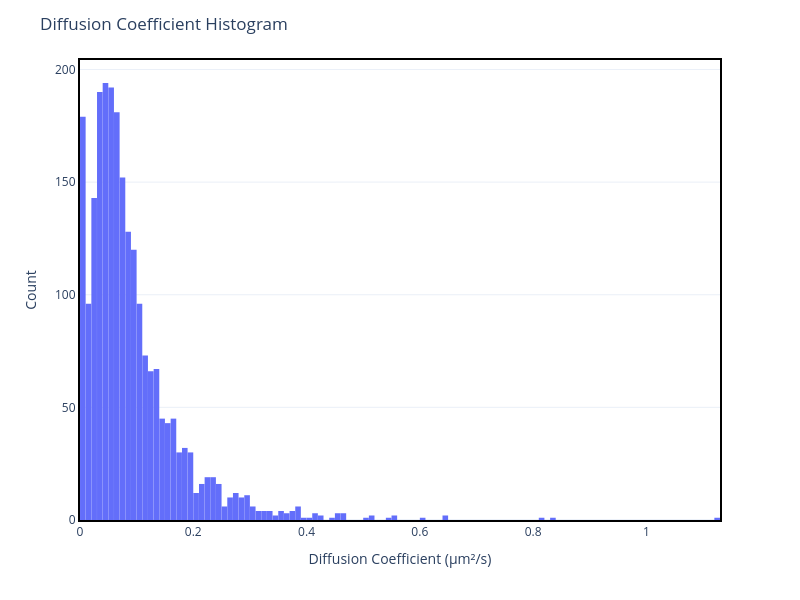
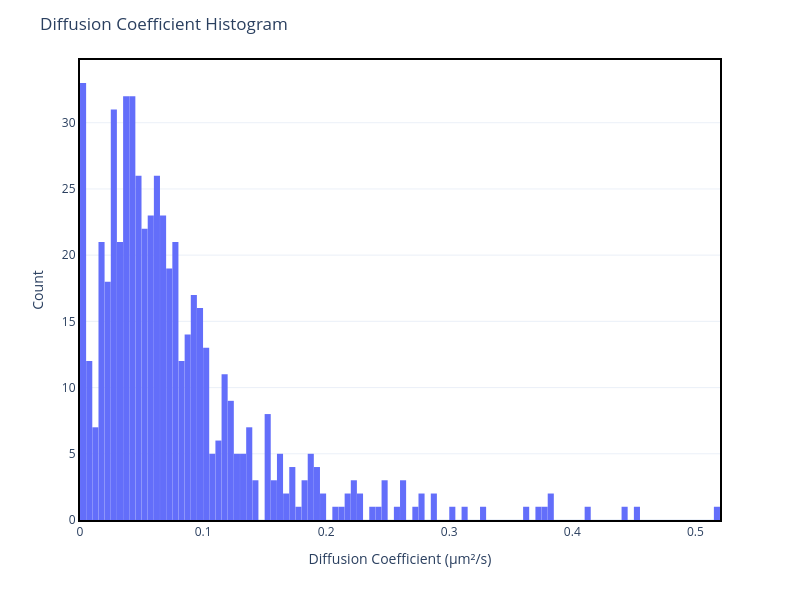
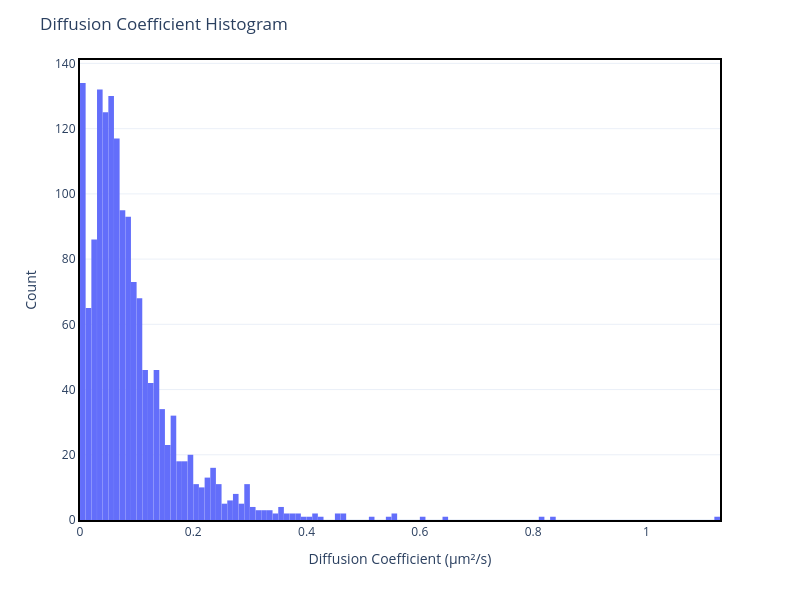
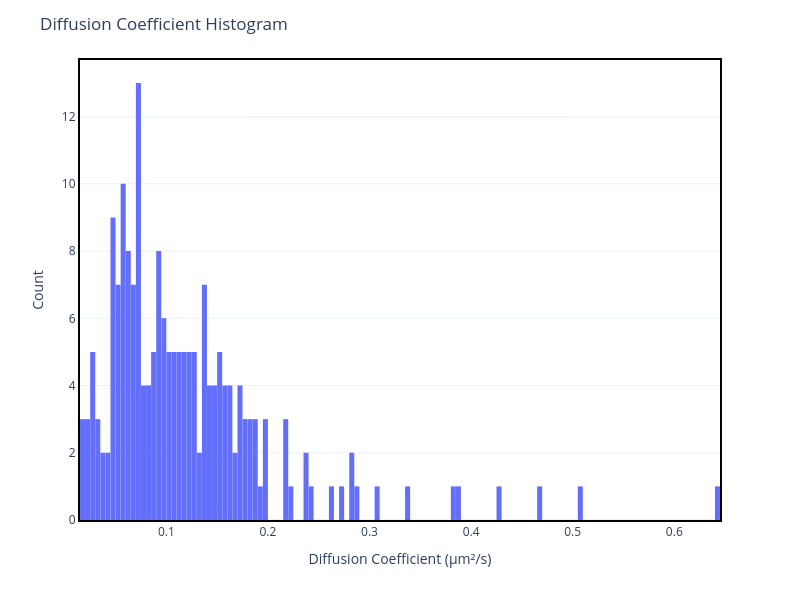

Notebook code for these charts, in order:
### Markdown cell above
### Plot Normal Diffusion Coefficient Histogram

### Code cell
reload_modules()
laf.plotly_plot_diff_coef_hist(df, column='D_Fixed_Alpha', nbins=200)
laf.plotly_plot_diff_coef_hist(df_in, column='D_Fixed_Alpha', nbins=150)
laf.plotly_plot_diff_coef_hist(df_out, column='D_Fixed_Alpha', nbins=150)
laf.plotly_plot_diff_coef_hist(df_cross, column='D_Fixed_Alpha', nbins=150)
# laf.plotly_plot_diff_coef_logloghist(df, column='D_Norm')
# laf.plotly_plot_diff_coef_loglogarea(df, column='D_Norm')

### Figure 1 — Plotly figure (JSON) as saved in the notebook; plotly's stock layout.template omitted (floating-point values rounded to 4 significant figures; data arrays with more than 128 entries replaced by an {"elided": "..."} marker saying what was removed)
{"data": [{"bingroup": "x", "hovertemplate": "x=%{x}<br>count=%{y}<extra></extra>", "legendgroup": "", "marker": {"color": "#636efa", "pattern": {"shape": ""}}, "name": "", "nbinsx": 200, "orientation": "v", "showlegend": false, "type": "histogram", "x": {"elided": "2296 float values"}, "xaxis": "x", "yaxis": "y"}], "layout": {"bargap": 0.01, "barmode": "relative", "height": 600, "legend": {"tracegroupgap": 0}, "margin": {"t": 60}, "showlegend": false, "title": {"text": "Diffusion Coefficient Histogram"}, "width": 800, "xaxis": {"anchor": "y", "domain": [0, 1], "linecolor": "black", "linewidth": 2, "mirror": true, "showline": true, "title": {"text": "Diffusion Coefficient (µm²/s)"}}, "yaxis": {"anchor": "x", "domain": [0, 1], "linecolor": "black", "linewidth": 2, "mirror": true, "showline": true, "title": {"text": "Count"}}}}

### Figure 2 — Plotly figure (JSON) as saved in the notebook; plotly's stock layout.template omitted (floating-point values rounded to 4 significant figures; data arrays with more than 128 entries replaced by an {"elided": "..."} marker saying what was removed)
{"data": [{"bingroup": "x", "hovertemplate": "x=%{x}<br>count=%{y}<extra></extra>", "legendgroup": "", "marker": {"color": "#636efa", "pattern": {"shape": ""}}, "name": "", "nbinsx": 150, "orientation": "v", "showlegend": false, "type": "histogram", "x": {"elided": "562 float values"}, "xaxis": "x", "yaxis": "y"}], "layout": {"bargap": 0.01, "barmode": "relative", "height": 600, "legend": {"tracegroupgap": 0}, "margin": {"t": 60}, "showlegend": false, "title": {"text": "Diffusion Coefficient Histogram"}, "width": 800, "xaxis": {"anchor": "y", "domain": [0, 1], "linecolor": "black", "linewidth": 2, "mirror": true, "showline": true, "title": {"text": "Diffusion Coefficient (µm²/s)"}}, "yaxis": {"anchor": "x", "domain": [0, 1], "linecolor": "black", "linewidth": 2, "mirror": true, "showline": true, "title": {"text": "Count"}}}}

### Figure 3 — Plotly figure (JSON) as saved in the notebook; plotly's stock layout.template omitted (floating-point values rounded to 4 significant figures; data arrays with more than 128 entries replaced by an {"elided": "..."} marker saying what was removed)
{"data": [{"bingroup": "x", "hovertemplate": "x=%{x}<br>count=%{y}<extra></extra>", "legendgroup": "", "marker": {"color": "#636efa", "pattern": {"shape": ""}}, "name": "", "nbinsx": 150, "orientation": "v", "showlegend": false, "type": "histogram", "x": {"elided": "1536 float values"}, "xaxis": "x", "yaxis": "y"}], "layout": {"bargap": 0.01, "barmode": "relative", "height": 600, "legend": {"tracegroupgap": 0}, "margin": {"t": 60}, "showlegend": false, "title": {"text": "Diffusion Coefficient Histogram"}, "width": 800, "xaxis": {"anchor": "y", "domain": [0, 1], "linecolor": "black", "linewidth": 2, "mirror": true, "showline": true, "title": {"text": "Diffusion Coefficient (µm²/s)"}}, "yaxis": {"anchor": "x", "domain": [0, 1], "linecolor": "black", "linewidth": 2, "mirror": true, "showline": true, "title": {"text": "Count"}}}}

### Figure 4 — Plotly figure (JSON) as saved in the notebook; plotly's stock layout.template omitted (floating-point values rounded to 4 significant figures; data arrays with more than 128 entries replaced by an {"elided": "..."} marker saying what was removed)
{"data": [{"bingroup": "x", "hovertemplate": "x=%{x}<br>count=%{y}<extra></extra>", "legendgroup": "", "marker": {"color": "#636efa", "pattern": {"shape": ""}}, "name": "", "nbinsx": 150, "orientation": "v", "showlegend": false, "type": "histogram", "x": {"elided": "198 float values"}, "xaxis": "x", "yaxis": "y"}], "layout": {"bargap": 0.01, "barmode": "relative", "height": 600, "legend": {"tracegroupgap": 0}, "margin": {"t": 60}, "showlegend": false, "title": {"text": "Diffusion Coefficient Histogram"}, "width": 800, "xaxis": {"anchor": "y", "domain": [0, 1], "linecolor": "black", "linewidth": 2, "mirror": true, "showline": true, "title": {"text": "Diffusion Coefficient (µm²/s)"}}, "yaxis": {"anchor": "x", "domain": [0, 1], "linecolor": "black", "linewidth": 2, "mirror": true, "showline": true, "title": {"text": "Count"}}}}
